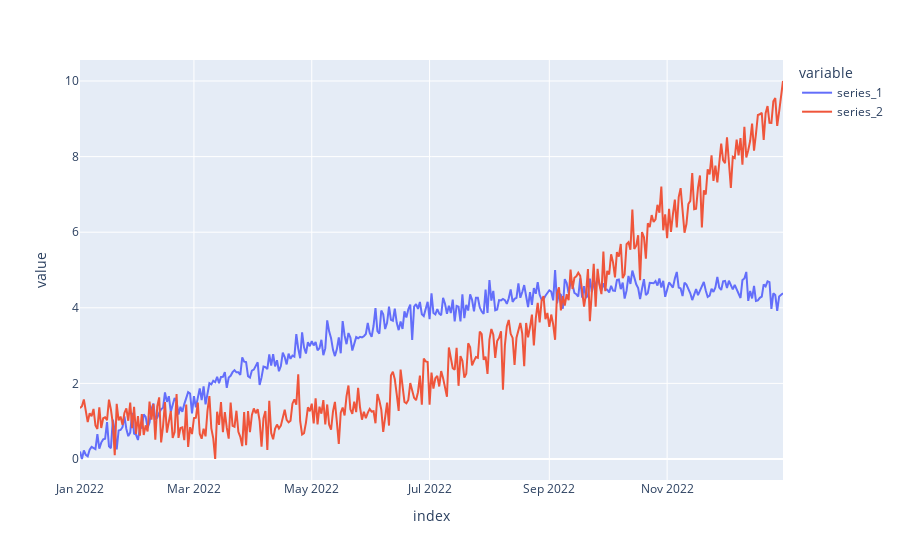

Write notebook code for a chart like this one.
### Code cell
fig = px.line(df)

fig.show()

### Figure 1 — Plotly figure (JSON) as saved in the notebook; plotly's stock layout.template omitted (floating-point values rounded to 4 significant figures; data arrays with more than 128 entries replaced by an {"elided": "..."} marker saying what was removed)
{"data": [{"hovertemplate": "variable=series_1<br>index=%{x}<br>value=%{y}<extra></extra>", "legendgroup": "series_1", "line": {"color": "#636efa", "dash": "solid"}, "marker": {"symbol": "circle"}, "mode": "lines", "name": "series_1", "orientation": "v", "showlegend": true, "type": "scatter", "x": {"elided": "364 str values"}, "xaxis": "x", "y": {"elided": "364 float values"}, "yaxis": "y"}, {"hovertemplate": "variable=series_2<br>index=%{x}<br>value=%{y}<extra></extra>", "legendgroup": "series_2", "line": {"color": "#EF553B", "dash": "solid"}, "marker": {"symbol": "circle"}, "mode": "lines", "name": "series_2", "orientation": "v", "showlegend": true, "type": "scatter", "x": {"elided": "364 str values"}, "xaxis": "x", "y": {"elided": "364 float values"}, "yaxis": "y"}], "layout": {"legend": {"title": {"text": "variable"}, "tracegroupgap": 0}, "margin": {"t": 60}, "xaxis": {"anchor": "y", "domain": [0, 1], "title": {"text": "index"}}, "yaxis": {"anchor": "x", "domain": [0, 1], "title": {"text": "value"}}}}
